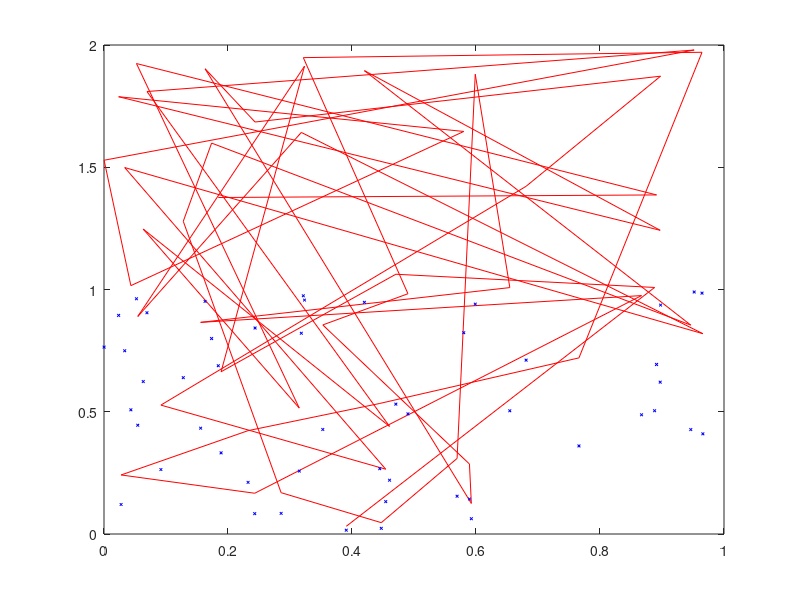

This chart was generated by the following MATLAB code: (Note: this script raises an error after producing the figure.)
% my first animation
% author: Hyatt 5
% date : 2/19/2022
N=100;
h=50;

for n=0:N
    
    h=50; y =rand (1,h);x=rand(1,h);  plot(x,2*y,'r-', x, y,'bx','markersize', 2);
    a=gca;
    blue=(1-n/N);
    a.Color = [0 1 blue];
    title(num2str(n))
    pause(.05);  
    
end
